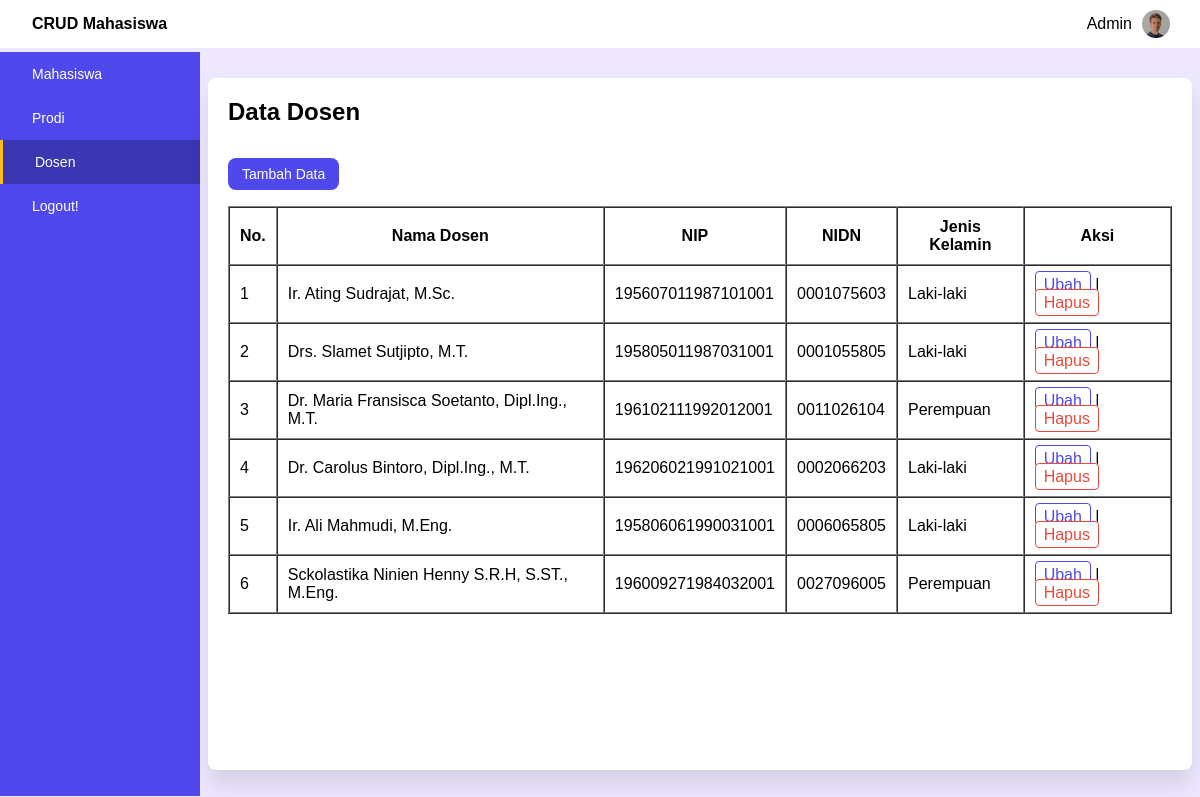
Screenshot of /dosen.php (signed in) with the database file from the repository.
### tables this page shows
CREATE TABLE `dosen` (
  `id_dosen` int(11) NOT NULL,
  `nama_dosen` varchar(255) NOT NULL,
  `nip` varchar(50) NOT NULL,
  `nidn` varchar(50) NOT NULL,
  `jk` varchar(15) NOT NULL,
  `status` varchar(3) NOT NULL DEFAULT 'on'
);

### function.php (called while the page is built, shortened)
<?php
	try {
		$conn = new PDO('mysql:host=localhost;dbname=db_pw1_mahasiswa', 'root', '');
		$conn->setAttribute(PDO::ATTR_ERRMODE,PDO::ERRMODE_EXCEPTION);
	} catch (PDOException $e) {
		echo "Connection error: ".$e->getMessage();
	}
	function tampil($query) {
		global $conn;
		$result = $conn->query($query);
		$data = $result->fetchAll();
		return $data;
	}
 ?>

### dosen.php (the view, shortened to what this page needs)
<?php
require 'function.php';
$data = tampil("SELECT * FROM dosen WHERE status='on'");
?>
<!DOCTYPE html>
<html>
<head>
	<link rel="stylesheet" type="text/css" href="css/style.css">
</head>
<body>
	<div class="container">
		<header>
			<h2>CRUD Mahasiswa</h2>
			<div class="profil">
				<p><?= $_SESSION['nama']; ?></p>
				<img src="img/profile.png" alt="foto-profil">
			</div>
		</header>
		<main>
			<nav>
				<div class="mahasiswa">
					<a href="index.php">Mahasiswa</a>
				</div>
				<div class="prodi">
					<a href="prodi.php">Prodi</a>
				</div>
				<div class="dosen active">
					<a href="dosen.php">Dosen</a>
				</div>
				<div class="logout">
					<a href="logout.php">Logout!</a>
				</div>
			</nav>
			<article class="article">
				<h2 class="datamahasiswa">Data Dosen</h2>
				<a href="tambahdosen.php" class="tambah">Tambah Data</a>
				<table border="1" cellspacing="0" cellpadding="20">
					<tr>
						<th>No.</th>
						<th>Nama Dosen</th>
						<th>NIP</th>
						<th>NIDN</th>
						<th>Jenis Kelamin</th>
						<th class="aksi">Aksi</th>
					</tr>
					<?php $nomor = 1; ?>
					<?php foreach ($data as $baris) : ?>
					<tr>
						<td><?= $nomor++; ?></td>
						<td><?= $baris['nama_dosen']; ?></td>
						<td><?= $baris['nip']; ?></td>
						<td><?= $baris['nidn']; ?></td>
						<td><?= $baris['jk']; ?></td>
						<td>
							<a href="ubahdosen.php?id=<?= ($baris["id_dosen"]); ?>">Ubah</a> |
							<a href="hapusdosen.php?id=<?= ($baris["id_dosen"]); ?>" onclick="return confirm('Are you sure you want to delete this data?');" class="btn-hapus">Hapus</a>
						</td>
					</tr>
					<?php endforeach; ?>
				</table>
			</article>
		</main>
	</div>
</body>
</html>

### css/style.css (style rules this page uses)
* { margin: 0; padding: 0; box-sizing: border-box; text-decoration: none; }
body { font-family: sans-serif; }
.container { height: 100vh; width: 100vw; display: flex; background-color: #EDE7FF; flex-wrap: wrap; }
header { width: 100%; height: 48px; background-color: #fff; display: flex; justify-content: space-between; align-items: center; padding-left: 32px; padding-right: 20px; }
header h2 { font-size: 16px; font-weight: 600; }
.profil { display: flex; height: 100%; align-items: center; }
.profil img { width: 28px; height: 28px; border-radius: 50%; margin: 10px; }
main { width: 100%; height: 93%; display: flex; }
main nav { width: 200px; background-color: #4F48ED; height: 100%; display: flex; flex-direction: column; color: white; }
main nav div { height: 44px; width: 100%; display: flex; align-items: center; padding-left: 32px; font-size: 14px; font-weight: 520; }
main nav .active { background-color: #3B36B2; }
main nav .active::before { content: ''; position: relative; left: -32px; height: 100%; width: 3px; background-color: #FFBE1A; }
main nav div a { text-decoration: none; color: inherit; width: 100%; }
.article { margin: auto; width: 82%; height: 93%; background-color: #fff; border-radius: 8px; padding: 20px; box-shadow: 0 15px 25px rgba(0, 0, 0, 0.1); }
main .article .tambah { background-color: #4F48ED; font-size: 14px; color: #fff; padding: 8px 14px; border-radius: 8px; margin-top: 32px; display: inline-block; }
main .article table a { background-color: #fff; color: #4F48ED; border: 1.2px solid #4F48ED; border-radius: 4px; padding: 4px 8px; }
main .article table a.btn-hapus { border: 1.2px solid #e74a3b; color: #e74a3b; }
main .article table { margin: 16px 0 0; }
main .article table tr td, th { padding: 10px; }

### rows the page displays
dosen: nama_dosen "Ir. Ating Sudrajat, M.Sc.", nip "195607011987101001", nidn "0001075603", jk "Laki-laki"
dosen: nama_dosen "Drs. Slamet Sutjipto, M.T.", nip "195805011987031001", nidn "0001055805", jk "Laki-laki"
dosen: nama_dosen "Dr. Maria Fransisca Soetanto, Dipl.Ing., M.T.", nip "196102111992012001", nidn "0011026104", jk "Perempuan"
dosen: nama_dosen "Dr. Carolus Bintoro, Dipl.Ing., M.T.", nip "196206021991021001", nidn "0002066203", jk "Laki-laki"
dosen: nama_dosen "Ir. Ali Mahmudi, M.Eng.", nip "195806061990031001", nidn "0006065805", jk "Laki-laki"
dosen: nama_dosen "Sckolastika Ninien Henny S.R.H, S.ST., M.Eng.", nip "196009271984032001", nidn "0027096005", jk "Perempuan"

### other values shown
$_SESSION['nama'] "Admin"
